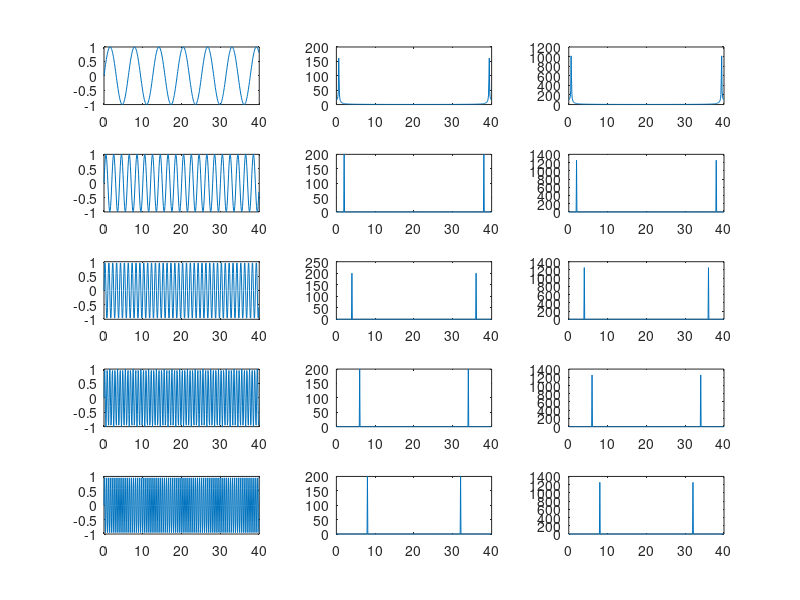

Source code (MATLAB):


close all;
clear all;
Fs = 10;                    % Sampling frequency
T = 1/Fs;                     % Sampling period
L = 400;                        % Length of signal
x = (0:L-1)*T;                % Time vect

dimx=5;dimy=3;wid=1;


for j=0:dimx-1
    
    if j == 0
        in = sin(x);
           else
        in=sin(j*pi*x);
    end;

subplot(dimx,dimy,wid);
plot(x,in);
wid=wid+1;
subplot(dimx,dimy,wid);
plot(x,abs(fft(in)));
    if j == 0
        in = 2*pi*sin(x);
    else
        in=2*pi*sin(j*pi*x);
    end;

wid=wid+1;
subplot(dimx,dimy,wid);
plot(x,abs(fft(in)));
wid=wid+1;
end;